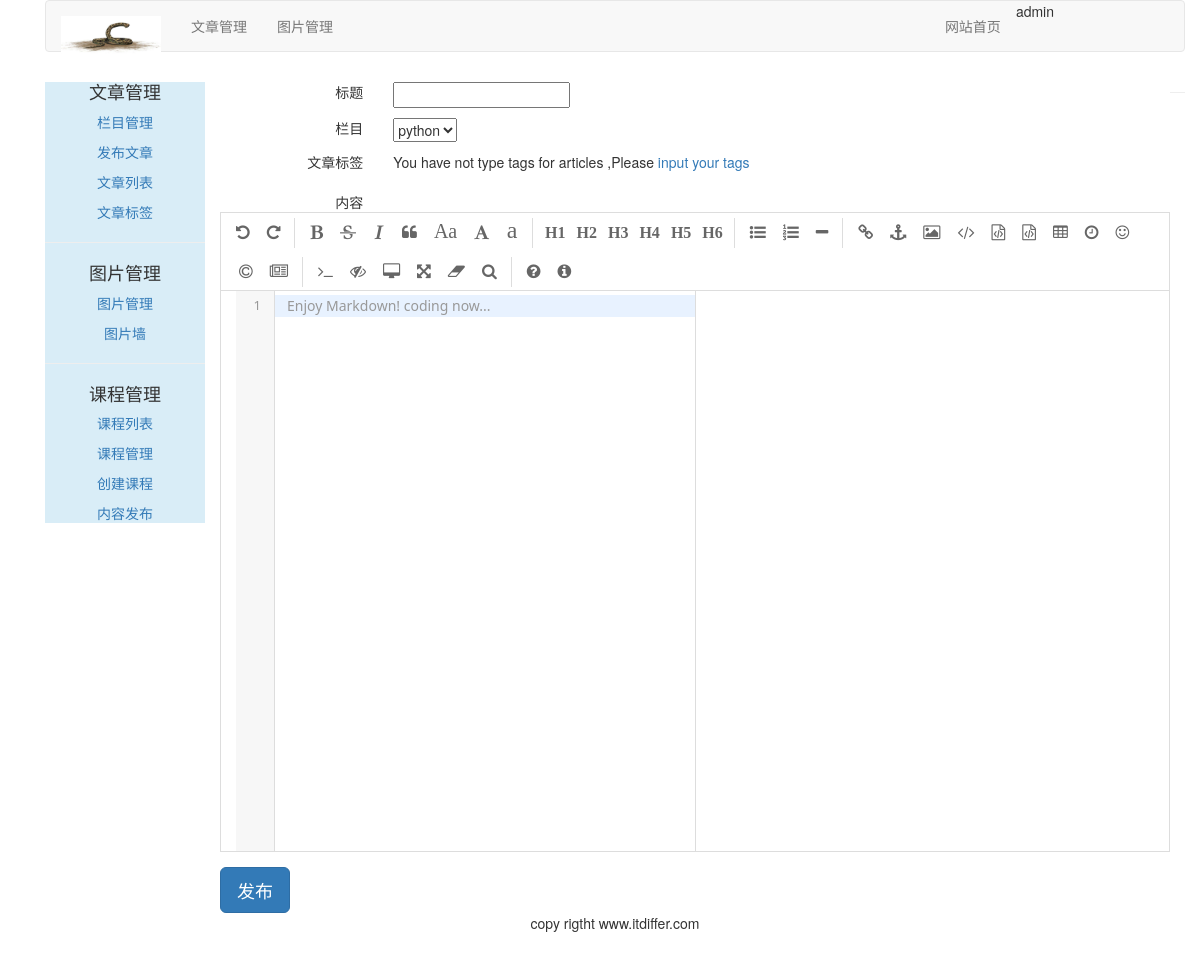
The app's page /article/article_post/ (signed in), older data.
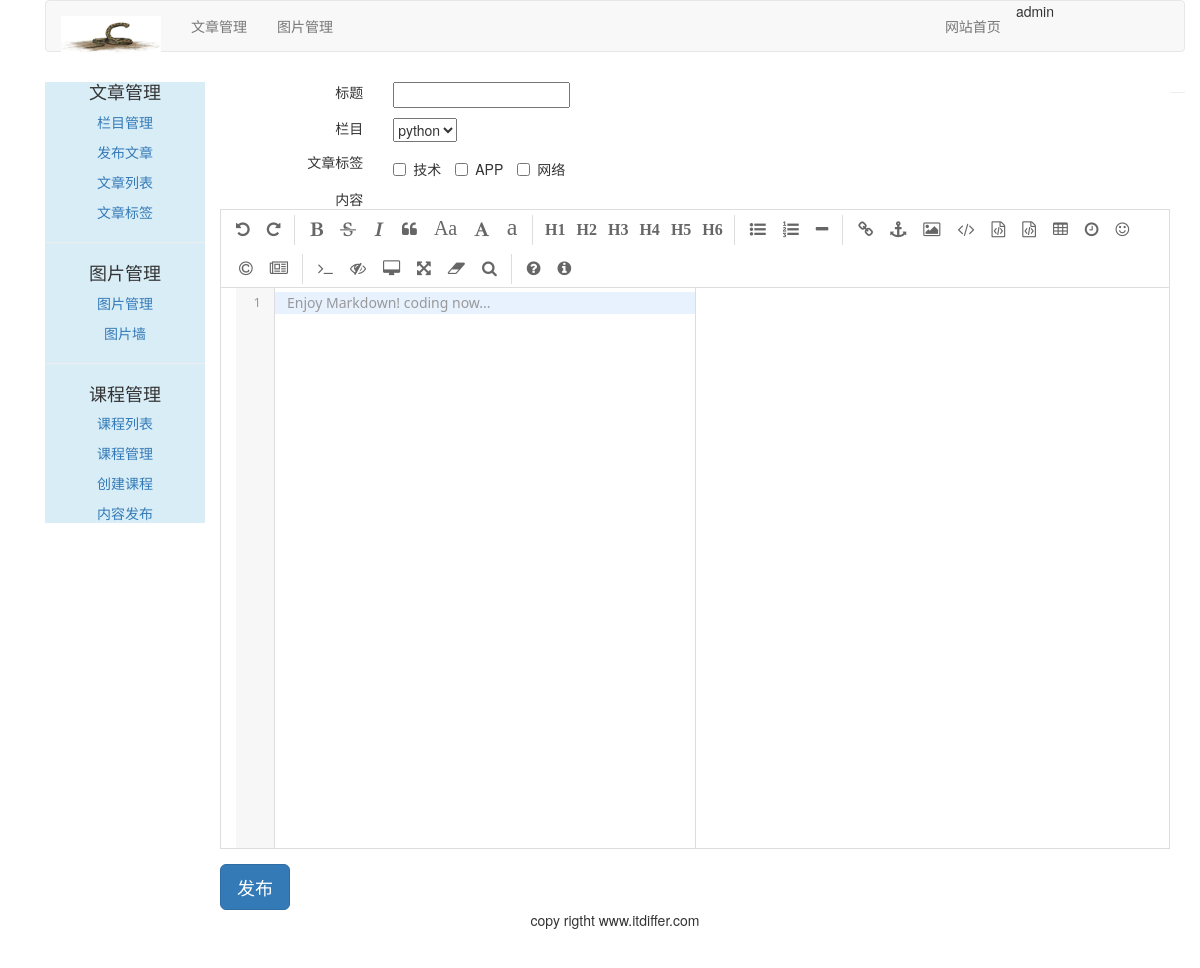
The same page, newer data.
### article/models.py (models this page shows, shortened)
class ArticleTag(models.Model):
    author = models.ForeignKey(User, related_name='tag',on_delete=models.CASCADE)
    tag = models.CharField(max_length=500)

### article/views.py (the view)
@login_required(login_url='/account/login/')
@csrf_exempt
def article_post(request):
    if request.method == "POST":
        article_post_form = ArticlePostForm(data=request.POST)  # 获取表单数据
        if article_post_form.is_valid():
            cd = article_post_form.cleaned_data
            try:
                new_article = article_post_form.save(commit=False)  # 将表单对象转换成实体对象，暂时不提交数据库
                new_article.author = request.user  # 将当前用户对象赋值给实体对象
                new_article.column = request.user.article_column.get(
                    id=request.POST['column_id'])  # 通过外键将column对象赋值给实体对象
                new_article.save()
                tags = request.POST['tags']
                print(tags)
                if tags:
                    for tag in json.loads(tags):
                        tag = request.user.tag.get(tag=tag)
                        new_article.article_tag.add(tag)
                return HttpResponse('1')
            except:
                return HttpResponse('2')
        else:
            return HttpResponse('3')
    else:
        article_post_form = ArticlePostForm()
        article_tags = request.user.tag.all()
        article_columns = request.user.article_column.all()
        return render(request, "article/column/article_post.html",
                      {"article_post_form": article_post_form, "article_columns": article_columns,
                       "article_tags": article_tags})

### article/form.py
class ArticlePostForm(forms.ModelForm):
    class Meta:
        model = ArticlePost
        fields = ('title', 'body',)

### templates/article/column/article_post.html (shortened to what this page needs)
{% extends 'article/base.html' %}
{% load staticfiles %}
{% block css %}
    <link rel="stylesheet" href="{% static 'editor/css/editormd.css' %}"/>
    <link rel="stylesheet" href="{% static 'editor/css/style.css' %}"/>
{% endblock %}
{% block content %}
    <form class="form-horizontal" action="." method="post">{% csrf_token %}
        <div class="row" style="margin-top: 10px">
            <div class="col-md-2 text-right"><span>标题</span></div>
            <div class="col-md-10 text-left">{{ article_post_form.title }}</div>
        </div>
        <div class="row" style="margin-top: 10px">
            <div class="col-md-2 text-right"><span>栏目</span></div>
            <div class="col-md-10 text-left">
                <select id="which_column">
                    {% for column in article_columns %}
                        <option value="{{ column.id }}">{{ column.column }}</option>
                    {% endfor %}
                </select>
            </div>
        </div>
        <div class="row" style="margin-top: 10px">
            <div class="col-md-2 text-right"><span>文章标签</span></div>
            <div class="col-md-10 text-left">
                {% for tag in article_tags %}
                    <label class="checkbox-inline">
                        <input class="tagcheckbox" type="checkbox" id="{{ tag.id }}" name="article_tag"
                               value="{{ tag.tag }}">{{ tag.tag }}
                    </label>
                {% empty %}
                    <p>You have not type tags for articles ,Please <a href="{% url 'article:article_tag' %}">input your
                        tags</a></p>
                {% endfor %}
            </div>
        </div>
        <div class="row" style="margin-top: 10px">
            <div class="col-md-2 text-right"><span>内容</span></div>
            <div id="editormd" class="col-md-10 text-left">
            </div>
        </div>
        <div class="row">
            <input type="button" class="btn btn-primary btn-lg" value="发布" onclick="publish_article()">
        </div>
    </form>
{% endblock %}

Row changes from the older to the newer data that the page shows:
added ArticleTag: tag "技术"
added ArticleTag: tag "APP"
added ArticleTag: tag "网络"
Text that changed along with them:
text no longer shown: "You have not type tags for articles ,Please input your tags"
